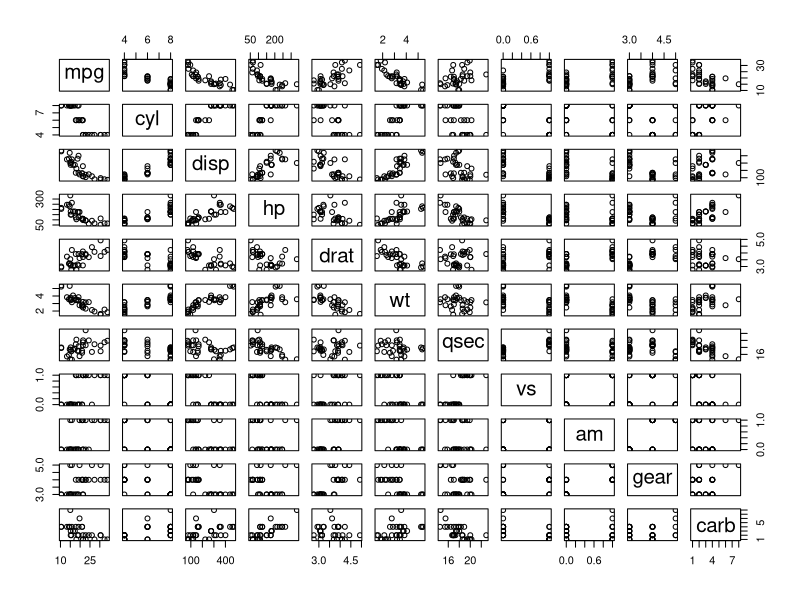
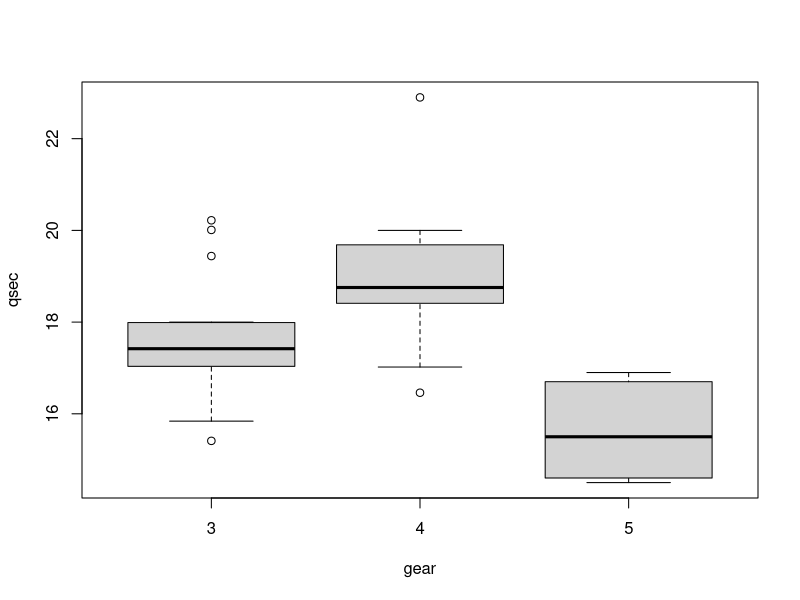
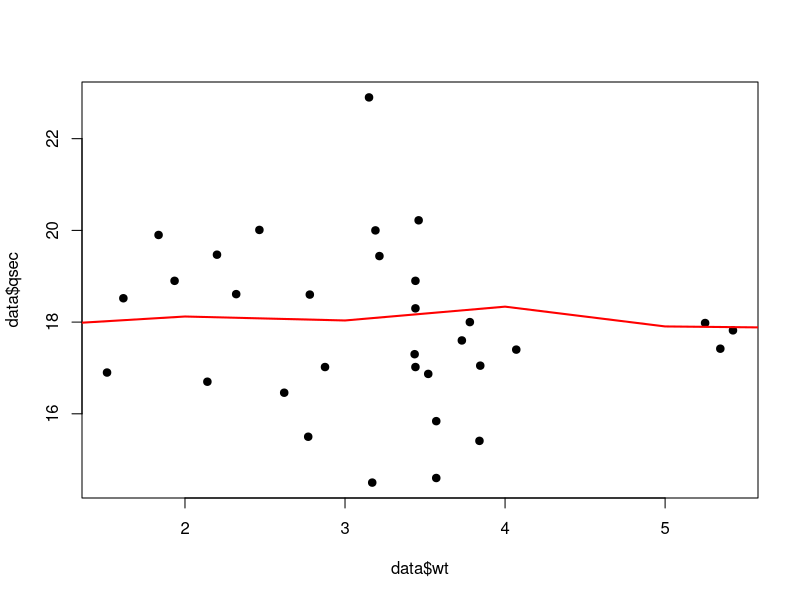
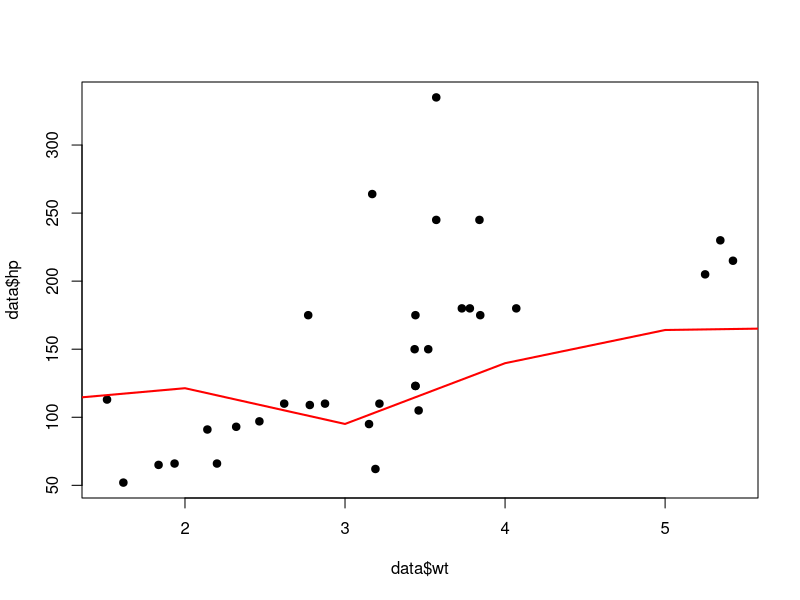
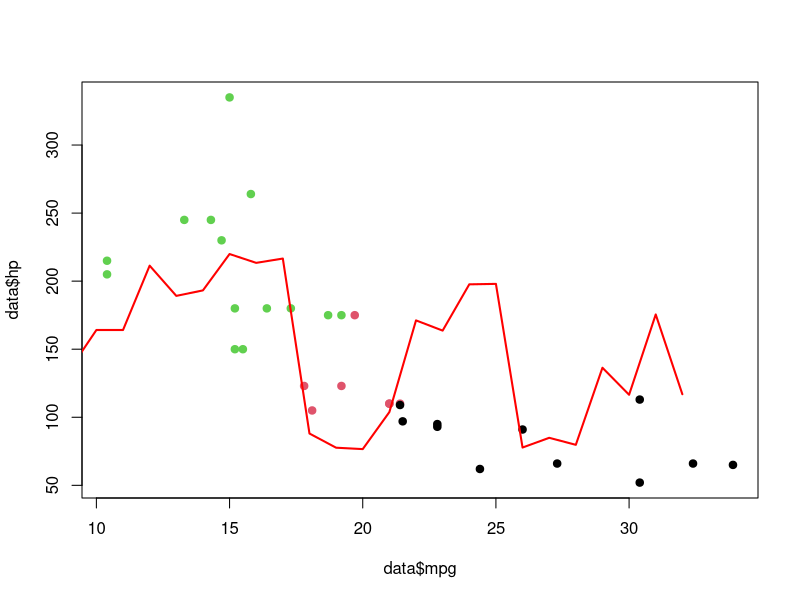
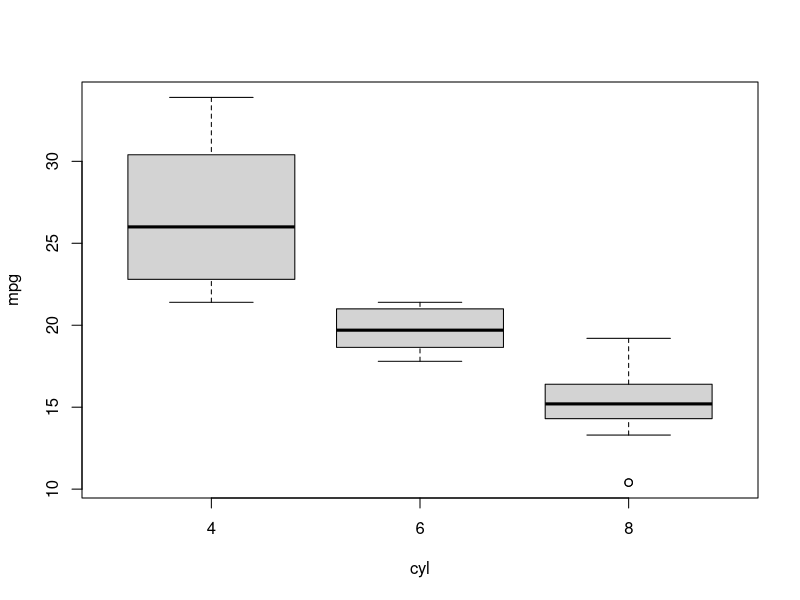
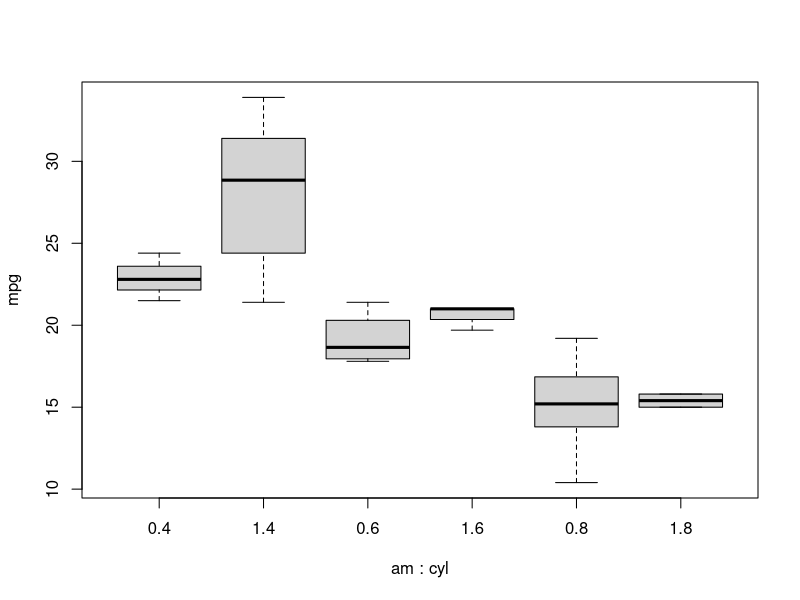
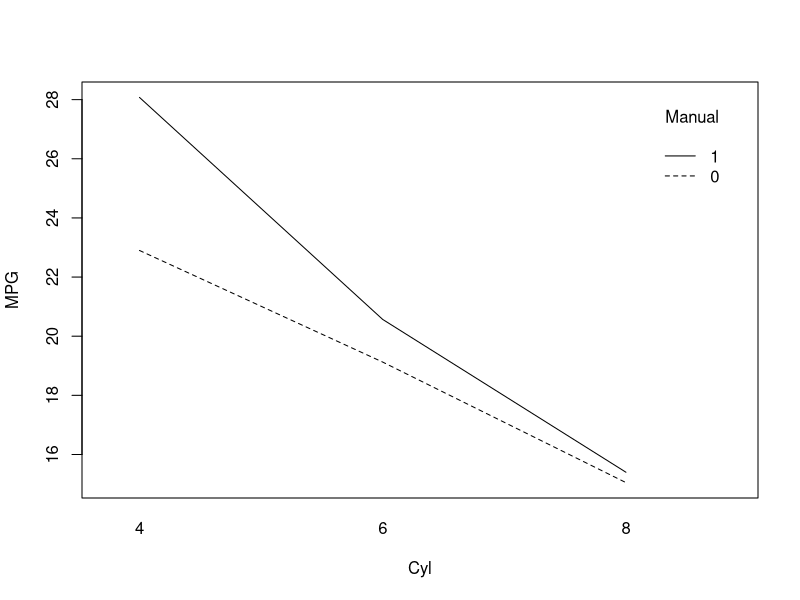

Write the R code that produced these figures, in order.
library(dplyr)

##### Import & Clean Data #####
data<-mtcars
str(data)
summary(mtcars)
pairs(mtcars)

data$cyl<-as.factor(data$cyl)
data$am<-as.factor(data$am) #0 = auto, 1 = manual
data$gear<-as.factor(data$gear)
data$vs<-as.factor(data$vs) #Engine shape: 0=v-shape, 1=straight

###### Exploratory Data #####
boxplot(qsec~gear, data=data)

plot(data$wt, data$qsec, pch=19)
lo<-loess(qsec~wt, data=data)
lines(predict(lo), col='red', lwd=2)


plot(data$wt, data$hp, pch=19)
lo<-loess(hp~wt, data=data)
lines(predict(lo), col='red', lwd=2)

plot(data$mpg, data$hp, col=data$cyl, pch=19)
lo<-loess(hp~wt, data=data)
lines(predict(lo), col='red', lwd=2)


###### ANOVA #####
data %>%
  group_by(cyl) %>%
  summarise(n=n())

data %>%
  group_by(am, cyl) %>%
  summarise(n=n())

boxplot(mpg~cyl, data=data)
lm1<-lm(mpg~cyl, data=data)
anova(lm1)

boxplot(mpg~am+cyl, data=data)

lm2<-lm(mpg~am+cyl, data=data)

anova(lm2)

interaction.plot(x.factor = data$cyl, trace.factor = data$am, response = data$mpg,
                 xlab = "Cyl", ylab="MPG", trace.label = "Manual")



## This is the proof of life line